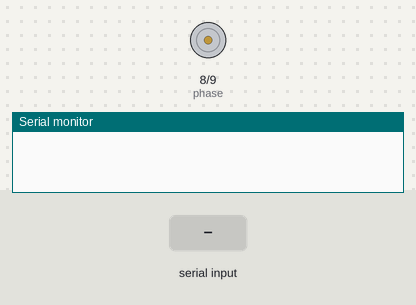
The sketch below on a simulated Arduino Uno, built with avr-gcc and run on an emulated ATmega328P. Shown: direction and speed pins drawn as motors (green arrow = direction pin HIGH = forward, orange = LOW = backward, longer = more drive), the last lines printed to the serial monitor. The inputs (shaded band) are chosen by the test bench.

Above: at 1.2 s.
1.3 s: byte 30 received over Serial
At 2.2 s:
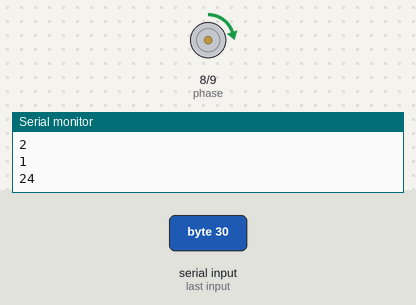
2.8 s: byte 90 received over Serial
At 3.3 s:
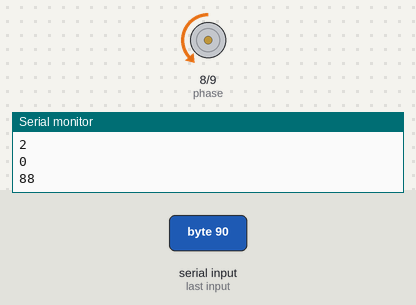
Timing chart, 0 to 5.8 s (numbered marks = the images above; inputs shaded):
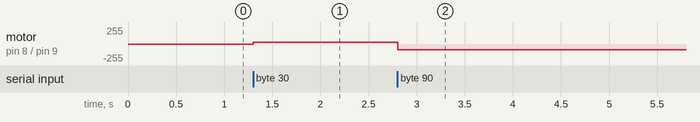

The sketch:

core.ino
```cpp
#include <Servo.h>

#define phase 8
#define en 9


#define DIRECTION_FORWARD LOW
#define DIRECTION_BACKWARD HIGH
#define STEERING_POWER 100

//#define STEERING_MIN_POSITION 46  // turning maximum left
//#define STEERING_MAX_POSITION 130  // turning maximum right
#define STEERING_CENTER 80

#define CMD_DIRECTION_FORWARD 0
#define CMD_DIRECTION_BACKWARD 1

unsigned char command;
Servo myservo;
int pos = 0;    // variable to store the servo position
void setup() {
  Serial.begin(9600); // opens serial port, sets data rate to 9600 bps
  pinMode(en, OUTPUT);
  pinMode(phase, OUTPUT);
  digitalWrite(en, LOW);
  digitalWrite(phase, LOW);
  center_steering();
 // myservo.attach(13);  // attaches the servo on pin 13 to the servo object

}

void Forward(int speed)
{
  //digitalWrite(sleep, HIGH);
  digitalWrite(phase, DIRECTION_FORWARD);
  analogWrite(en, speed);
}


void Stop()
{
  //digitalWrite(sleep, LOW);
  digitalWrite(phase, LOW);
  analogWrite(en, 0);

}


void Backward(int speed) {
  //digitalWrite(sleep, HIGH);
  digitalWrite(phase, DIRECTION_BACKWARD);
  analogWrite(en, speed);
}

void drive(unsigned char command)
{
  // command structure
  // BIT7 BIT6 BIT5 BIT4 BIT3 BIT2 BIT1 BIT0
  //  S    S    S    S    S    D    ST   ST
  // S  = SPEED
  // D  = DIRECTION
  // ST = STEERING

  unsigned char steering;
  unsigned char car_direction;
  unsigned char car_speed;

  steering = command & 0b00000011;  // extract steering
  car_direction = (command & 0b00000100) >> 2;  // extract direction
  car_speed = (command & 0b11111000) >> 3;  // extract speed

  car_speed *= 8;  // bring speed in range [0, 255]


    Serial.println(steering, DEC);
    Serial.println(car_direction, DEC);
    Serial.println(car_speed, DEC);

  if(car_speed == 0)
  {
    Stop();
    return;
  }


  switch(car_direction)
  {
    case CMD_DIRECTION_FORWARD:
    {
      Forward(car_speed);
      break;
    }
    case CMD_DIRECTION_BACKWARD:
    {
      Backward(car_speed);
      break;
    }
    default:
    {
      Stop();
      break;
    }
  }

}


void loop()
{
  if (Serial.available() > 0)
  {
    command = Serial.read();
    drive(command);
  }

}

void center_steering(void)
{
  myservo.write(STEERING_CENTER);
}
```

Measured:
- after the input at 1.3 s, motor on pin 8 (phase) / pin 9 (en): stopped → forward 24/255 at once
- after the input at 2.8 s, motor on pin 8 (phase) / pin 9 (en): forward 24/255 → backward 88/255 at once
